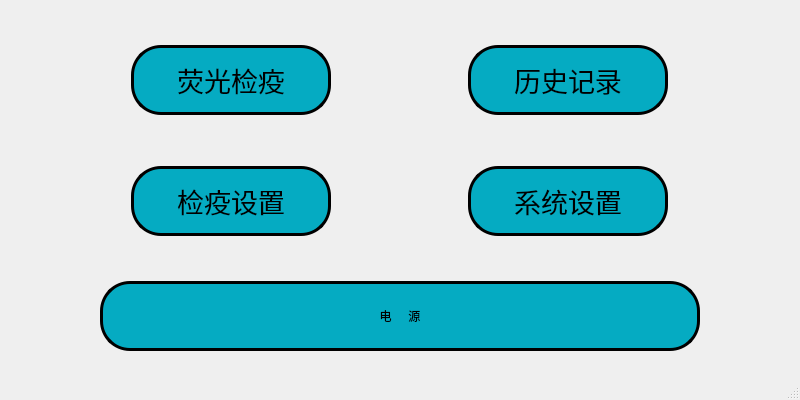
<?xml version="1.0" encoding="UTF-8"?>
<ui version="4.0">
 <class>MainWindow</class>
 <widget class="QMainWindow" name="MainWindow">
  <property name="geometry">
   <rect>
    <x>0</x>
    <y>0</y>
    <width>800</width>
    <height>400</height>
   </rect>
  </property>
  <property name="font">
   <font>
    <italic>false</italic>
   </font>
  </property>
  <property name="windowTitle">
   <string>MainWindow</string>
  </property>
  <widget class="QWidget" name="centralwidget">
   <widget class="QWidget" name="gridLayoutWidget">
    <property name="geometry">
     <rect>
      <x>0</x>
      <y>0</y>
      <width>801</width>
      <height>281</height>
     </rect>
    </property>
    <layout class="QGridLayout" name="gridLayout">
     <item row="1" column="1">
      <widget class="QPushButton" name="listOne_4">
       <property name="sizePolicy">
        <sizepolicy hsizetype="Fixed" vsizetype="Fixed">
         <horstretch>0</horstretch>
         <verstretch>0</verstretch>
        </sizepolicy>
       </property>
       <property name="minimumSize">
        <size>
         <width>200</width>
         <height>70</height>
        </size>
       </property>
       <property name="font">
        <font>
         <family>Adobe Devanagari</family>
         <pointsize>20</pointsize>
         <weight>50</weight>
         <italic>false</italic>
         <bold>false</bold>
        </font>
       </property>
       <property name="styleSheet">
        <string notr="true">QPushButton
{
	background-color: rgb(5, 171, 194);
	font: pt &quot;宋体&quot;;
	font: 20pt &quot;Adobe Devanagari&quot;;
	border-radius: 30px;  
	border: 3px groove black;
	border-style: outset;
}
QPushButton:pressed
{
	background-color: rgb(255, 255, 255);
	font: pt &quot;宋体&quot;;
	font: 20pt &quot;Adobe Devanagari&quot;;
	border-radius: 30px;  
	border: 3px groove black;
	border-style: outset;
	/*按下时字向右移动4像素*/  
    padding-left:4px;
    /*按下时字向下移动4像素*/  
    padding-top:4px;
}</string>
       </property>
       <property name="text">
        <string>系统设置</string>
       </property>
       <property name="icon">
        <iconset>
         <normaloff>icon/4.png</normaloff>icon/4.png</iconset>
       </property>
       <property name="iconSize">
        <size>
         <width>40</width>
         <height>40</height>
        </size>
       </property>
      </widget>
     </item>
     <item row="0" column="1">
      <widget class="QPushButton" name="listOne_2">
       <property name="sizePolicy">
        <sizepolicy hsizetype="Fixed" vsizetype="Fixed">
         <horstretch>0</horstretch>
         <verstretch>0</verstretch>
        </sizepolicy>
       </property>
       <property name="minimumSize">
        <size>
         <width>200</width>
         <height>70</height>
        </size>
       </property>
       <property name="sizeIncrement">
        <size>
         <width>0</width>
         <height>0</height>
        </size>
       </property>
       <property name="baseSize">
        <size>
         <width>0</width>
         <height>0</height>
        </size>
       </property>
       <property name="font">
        <font>
         <family>Adobe Devanagari</family>
         <pointsize>20</pointsize>
         <weight>50</weight>
         <italic>false</italic>
         <bold>false</bold>
        </font>
       </property>
       <property name="mouseTracking">
        <bool>false</bool>
       </property>
       <property name="styleSheet">
        <string notr="true">QPushButton
{
	background-color: rgb(5, 171, 194);
	font: pt &quot;宋体&quot;;
	font: 20pt &quot;Adobe Devanagari&quot;;
	border-radius: 30px;  
	border: 3px groove black;
	border-style: outset;
}
QPushButton:pressed
{
	background-color: rgb(255, 255, 255);
	font: pt &quot;宋体&quot;;
	font: 20pt &quot;Adobe Devanagari&quot;;
	border-radius: 30px;  
	border: 3px groove black;
	border-style: outset;
	/*按下时字向右移动4像素*/  
    padding-left:4px;
    /*按下时字向下移动4像素*/  
    padding-top:4px;
}</string>
       </property>
       <property name="text">
        <string>历史记录</string>
       </property>
       <property name="icon">
        <iconset>
         <normaloff>icon/2.png</normaloff>icon/2.png</iconset>
       </property>
       <property name="iconSize">
        <size>
         <width>40</width>
         <height>40</height>
        </size>
       </property>
      </widget>
     </item>
     <item row="0" column="0">
      <widget class="QPushButton" name="listOne_1">
       <property name="enabled">
        <bool>true</bool>
       </property>
       <property name="sizePolicy">
        <sizepolicy hsizetype="Fixed" vsizetype="Fixed">
         <horstretch>0</horstretch>
         <verstretch>0</verstretch>
        </sizepolicy>
       </property>
       <property name="minimumSize">
        <size>
         <width>200</width>
         <height>70</height>
        </size>
       </property>
       <property name="font">
        <font>
         <family>Adobe Devanagari</family>
         <pointsize>20</pointsize>
         <weight>50</weight>
         <italic>false</italic>
         <bold>false</bold>
        </font>
       </property>
       <property name="contextMenuPolicy">
        <enum>Qt::NoContextMenu</enum>
       </property>
       <property name="styleSheet">
        <string notr="true">QPushButton
{
	background-color: rgb(5, 171, 194);
	font: pt &quot;宋体&quot;;
	font: 20pt &quot;Adobe Devanagari&quot;;
	border-radius: 30px;  
	border: 3px groove black;
	border-style: outset;
}
QPushButton:pressed
{
	background-color: rgb(255, 255, 255);
	font: pt &quot;宋体&quot;;
	font: 20pt &quot;Adobe Devanagari&quot;;
	border-radius: 30px;  
	border: 3px groove black;
	border-style: outset;
	/*按下时字向右移动4像素*/  
    padding-left:4px;
    /*按下时字向下移动4像素*/  
    padding-top:4px;
}</string>
       </property>
       <property name="text">
        <string>荧光检疫</string>
       </property>
       <property name="icon">
        <iconset>
         <normaloff>icon/1.png</normaloff>icon/1.png</iconset>
       </property>
       <property name="iconSize">
        <size>
         <width>45</width>
         <height>45</height>
        </size>
       </property>
      </widget>
     </item>
     <item row="1" column="0">
      <widget class="QPushButton" name="listOne_3">
       <property name="sizePolicy">
        <sizepolicy hsizetype="Fixed" vsizetype="Fixed">
         <horstretch>0</horstretch>
         <verstretch>0</verstretch>
        </sizepolicy>
       </property>
       <property name="minimumSize">
        <size>
         <width>200</width>
         <height>70</height>
        </size>
       </property>
       <property name="font">
        <font>
         <family>Adobe Devanagari</family>
         <pointsize>20</pointsize>
         <weight>50</weight>
         <italic>false</italic>
         <bold>false</bold>
        </font>
       </property>
       <property name="styleSheet">
        <string notr="true">QPushButton
{
	background-color: rgb(5, 171, 194);
	font: pt &quot;宋体&quot;;
	font: 20pt &quot;Adobe Devanagari&quot;;
	border-radius: 30px;  
	border: 3px groove black;
	border-style: outset;
}
QPushButton:pressed
{
	background-color: rgb(255, 255, 255);
	font: pt &quot;宋体&quot;;
	font: 20pt &quot;Adobe Devanagari&quot;;
	border-radius: 30px;  
	border: 3px groove black;
	border-style: outset;
	/*按下时字向右移动4像素*/  
    padding-left:4px;
    /*按下时字向下移动4像素*/  
    padding-top:4px;
}</string>
       </property>
       <property name="text">
        <string>检疫设置</string>
       </property>
       <property name="icon">
        <iconset>
         <normaloff>icon/3.png</normaloff>icon/3.png</iconset>
       </property>
       <property name="iconSize">
        <size>
         <width>30</width>
         <height>30</height>
        </size>
       </property>
      </widget>
     </item>
    </layout>
   </widget>
   <widget class="QWidget" name="verticalLayoutWidget">
    <property name="geometry">
     <rect>
      <x>0</x>
      <y>280</y>
      <width>801</width>
      <height>72</height>
     </rect>
    </property>
    <layout class="QVBoxLayout" name="verticalLayout">
     <item alignment="Qt::AlignHCenter|Qt::AlignVCenter">
      <widget class="QPushButton" name="pushButton">
       <property name="sizePolicy">
        <sizepolicy hsizetype="Fixed" vsizetype="Preferred">
         <horstretch>0</horstretch>
         <verstretch>0</verstretch>
        </sizepolicy>
       </property>
       <property name="minimumSize">
        <size>
         <width>600</width>
         <height>70</height>
        </size>
       </property>
       <property name="layoutDirection">
        <enum>Qt::LeftToRight</enum>
       </property>
       <property name="styleSheet">
        <string notr="true">QPushButton
{
	background-color: rgb(5, 171, 194);
	font: pt &quot;宋体&quot;;
	font: 20pt &quot;Adobe Devanagari&quot;;
	border-radius: 30px;  
	border: 3px groove black;
	border-style: outset;
}
QPushButton:pressed
{
	background-color: rgb(255, 255, 255);
	font: pt &quot;宋体&quot;;
	font: 20pt &quot;Adobe Devanagari&quot;;
	border-radius: 30px;  
	border: 3px groove black;
	border-style: outset;
	/*按下时字向右移动4像素*/  
    padding-left:4px;
    /*按下时字向下移动4像素*/  
    padding-top:4px;
}</string>
       </property>
       <property name="text">
        <string>电     源</string>
       </property>
       <property name="icon">
        <iconset>
         <normaloff>icon/5.png</normaloff>icon/5.png</iconset>
       </property>
       <property name="iconSize">
        <size>
         <width>40</width>
         <height>40</height>
        </size>
       </property>
       <property name="shortcut">
        <string/>
       </property>
      </widget>
     </item>
    </layout>
   </widget>
  </widget>
  <widget class="QMenuBar" name="menubar">
   <property name="geometry">
    <rect>
     <x>0</x>
     <y>0</y>
     <width>800</width>
     <height>23</height>
    </rect>
   </property>
  </widget>
  <widget class="QStatusBar" name="statusbar"/>
 </widget>
 <resources/>
 <connections/>
</ui>
